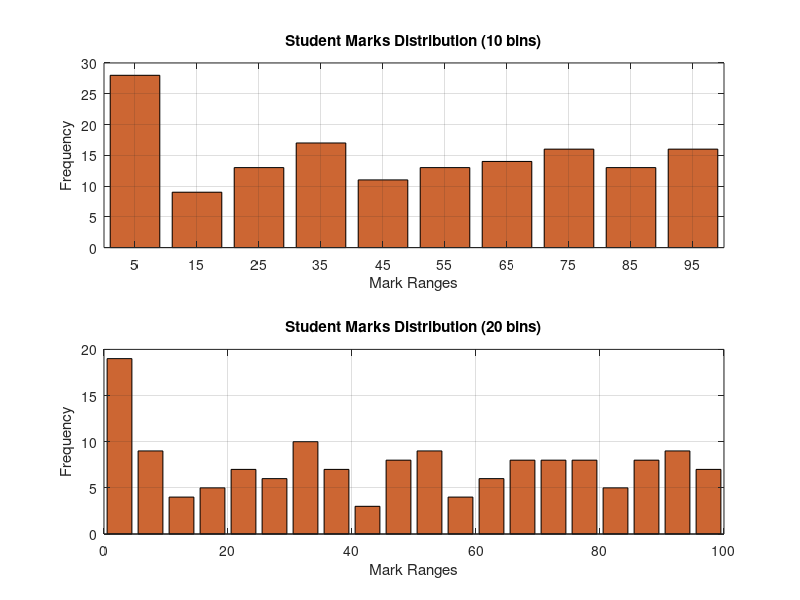

This figure's MATLAB source:


%% 11.3 Experiment 3: Histogram and Data Visualization
disp('--- 11.3 Experiment 3: Histogram ---');

% Generate random student marks
studentMarks = randi([0, 100], 1, 150);
binCounts = [10, 20];

figure('Name', '11.3 Histogram and Data Visualization');
for binSetIdx = 1:length(binCounts)
    numBins = binCounts(binSetIdx);

    % Using hist() to get counts and centers as per manual hints
    [binFrequencies, binCenters] = hist(studentMarks, numBins);

    subplot(2, 1, binSetIdx);
    bar(binCenters, binFrequencies, 'FaceColor', [0.8 0.4 0.2]);
    title(sprintf('Student Marks Distribution (%d bins)', numBins));
    xlabel('Mark Ranges');
    ylabel('Frequency');
    grid on;

    fprintf('\nFrequency Table for %d bins:\n', numBins);
    fprintf('Bin Center | Frequency\n');
    fprintf('----------------------\n');
    for rowIdx = 1:length(binCenters)
        fprintf('%10.2f | %9d\n', binCenters(rowIdx), binFrequencies(rowIdx));
    end
end
